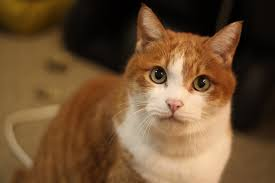
#> input picture opencv_study/images/cat.png, 275 x 183 px, found by its file name
$ python opencv_study1.py
#> lines starting #> are read from the running program, lines starting #| are printed output that depends on the picture
# opencv_study1.py

#  open source Computer vision lib
# 컴퓨터 비전 -  비전AI

#  이미지 - 사람이다. , 파랑색이다. 하늘색이다.
#          고양이다. 멍멍이다.
#    컴퓨터는  픽셀 숫자들의 모음 으로  보고 있다.

# opencv로 이미지나 영상을 불러오기
# yolo에게  전달하여 객체 탐지
# 탐지 결과를 토대로 이미지나 영상에 opencv로 표시하기
# opencv  - BGR
# arr = np.array( [ [0,50,100] , [150,200,255] ])
#  영상 - opencv 열기 -> 프레임 한장 열기 -> 이미지 처리
#   -> 다음프레임 읽기 -> 이미지 처리
# 앞으로 할거
#  이미지  필터  ,  객체 외곽선찾기
#  움직임 감지, 영상 저장 , 객체 탐지 결과 시각화

#  이미지 numpy 배열이다.
#  영상은  이미지 여러장이다.
#  프레임 하나는 이미지 한장이다.  fps( frame per second)
# opencv는 배열을 읽고 변경하고, 분석하고 그려주고 ,저장

# import cv2

# img = cv2.imread("opencv_study/images/cat.png")

# # cv2.imshow("이미지창 제목", 표시할 이미지)


# print( type(img) ) # numpy 배열 타입
# print( img.shape) #  세로, 가로, 색상정보- 3은 rgb
# #  색상정보 - 1은 흑백 , 4는  투명도포함 (BGRA, RGBA)
# #  (183,275,1) - 픽셀하나에 숫자 1개
# # ( 183, 275, 3) - 픽셀하나에 숫자 3개 ( B,G,R)
# # (183, 275, 4) - 픽셀하나에 4개 ( B ,G ,R ,A)
# #              A는 알파( 투명도 - 0 (투명)~ 255(불투명))

# # print( img[100][100])
# copy_img = img.copy()  # 원본데이터를 변경하지말고 복사본으로

# copy_img[100:200 , 100:200] = [0,0,255]
# cv2.imshow("image",copy_img)
# # 이미지 저장 .imwrite("저장할 파일명",저장객체)
# cv2.imwrite("opencv_study/images/copy_cat.png",copy_img)
# cv2.waitKey(0)

# (134,229,127)  50픽셀 범위
import cv2

img = cv2.imread("opencv_study/images/cat.png")
#> img is the input picture: shape (183, 275, 3); mean B, G, R 50.4, 80.4, 110

copy_img = img.copy() # 원본이미지 복사

cut = copy_img[20:120 , 130:230]
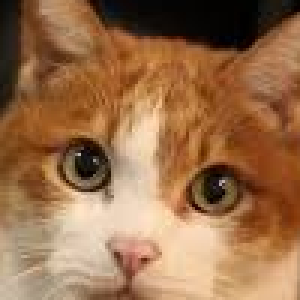
#> cut: shape (100, 100, 3) (shown 3 times larger); mean B, G, R 75.2, 110.7, 153.1
cv2.imwrite('opencv_study/images/cut_cat.png',cut)
cv2.imshow("cut",cut)
cv2.waitKey(0)

# h, w = copy_img.shape[:2]

# centerX = w//2
# centerY = h//2

# cv2.rectangle(
#     copy_img,
#     (centerX-25 , centerY-25),
#     (centerX+25 , centerY+25),
#     (127,229,134),
#     -1
# )
# cv2.imshow("cat",copy_img)
# cv2.waitKey(0)

$ run again, with opencv_study/images/coin.png copied over opencv_study/images/cat.png
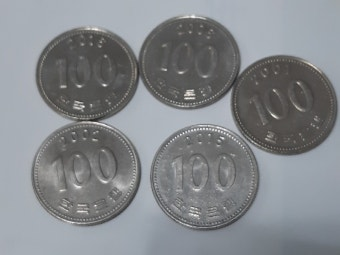
#> input picture opencv_study/images/coin.png, 340 x 255 px, found by its file name
#> img is the input picture: shape (255, 340, 3); mean B, G, R 138.8, 135.2, 131.8
#> `cut = copy_img[20:120 , 130:230]`:
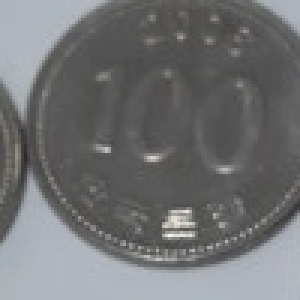
#> cut: shape (100, 100, 3) (shown 3 times larger); mean B, G, R 115.2, 114, 112.7

$ run again, with opencv_study/images/door.png copied over opencv_study/images/cat.png
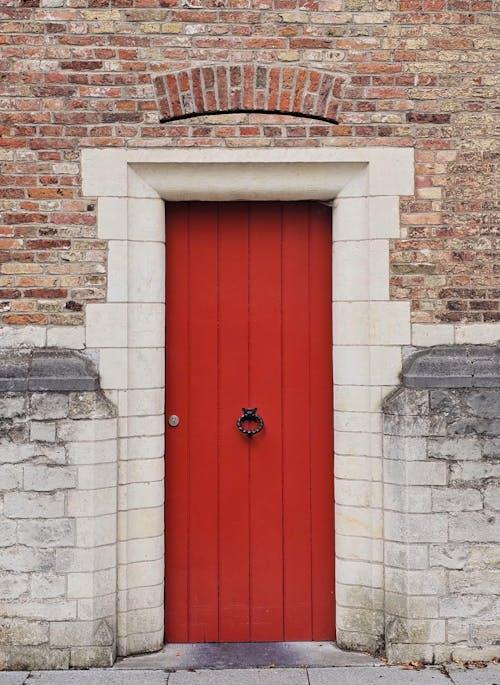
#> input picture opencv_study/images/door.png, 500 x 685 px, found by its file name
#> img is the input picture: shape (685, 500, 3); mean B, G, R 125.6, 133.2, 171.6
#> `cut = copy_img[20:120 , 130:230]`:
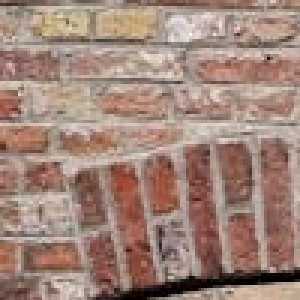
#> cut: shape (100, 100, 3) (shown 3 times larger); mean B, G, R 120.6, 132.2, 160.2
